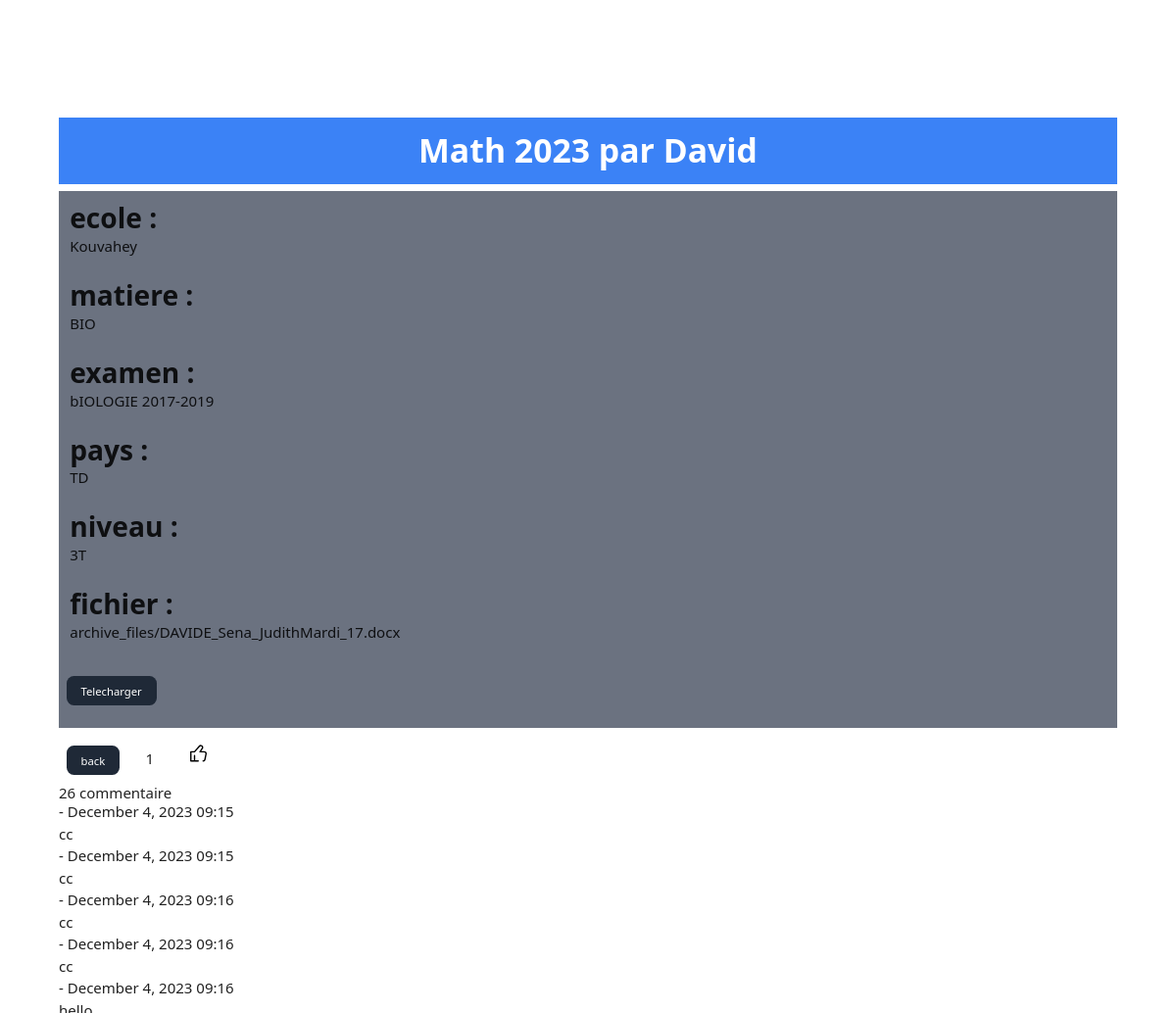
/archive/detail_archive/1/ (signed in, upper part), run on an earlier commit of the app's database.
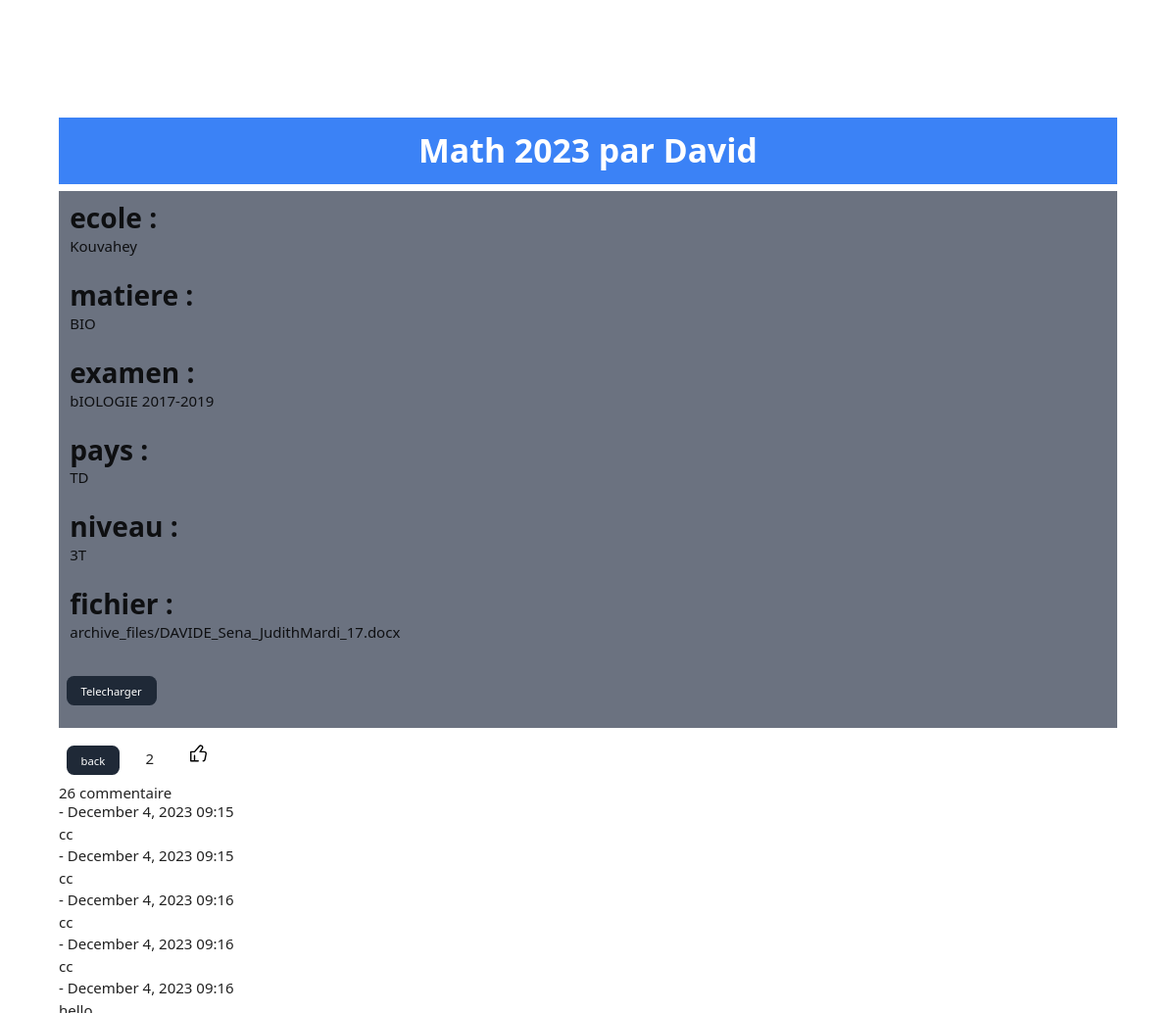
And on a later commit of the database.
### Archive/models.py (models this page shows, shortened)
class Archive(models.Model):
    titre = models.CharField(max_length=255)
    publicateur = models.CharField(max_length=255)
    ecole = models.CharField(max_length=255)
    matiere = models.CharField(max_length=255)
    examen = models.CharField(max_length=255)
    pays = models.CharField(max_length=255)
    niveau = models.CharField(max_length=255)
    fichier = models.FileField(upload_to='archive_files/')
    archive_likes = models.ManyToManyField(User, related_name='archive_like', default="None", blank="True")
    archive_like_count = models.BigIntegerField(default='0')
    download_count = models.PositiveIntegerField(default=0)

### Archive/views.py (the view)
# urls.py: path('detail_archive/<int:archive_id>/', detail_archive, name='detail_archive'),
@login_required
def detail_archive(request, archive_id):
    archive = get_object_or_404(Archive, pk=archive_id)
    commentaire_archive = CommentArchive.objects.filter(archive=archive)
    new_comment_archive = None
    if request.method == 'POST':
        comment_archive_form = ArchiveCommentForm(data=request.POST)
        if comment_archive_form.is_valid():
            new_comment_archive = comment_archive_form.save(commit=False)
            new_comment_archive.archive = archive
            new_comment_archive.save()
    else:
        comment_archive_form = ArchiveCommentForm()
    context = {'archive': archive, 'commentaire_archive': commentaire_archive, 'comment_archive_form': comment_archive_form, 'new_comment_archive': new_comment_archive}
    return render(request, 'archive/detail_archive.html', context)

### templates/archive/detail_archive.html (shortened to what this page needs)
{% extends 'base/base.html' %}
{% load tailwind_filters %}
{% block content %}
<div class="  my-16 py-16 px-16">
    <div class="bg-blue-500 text-white p-4 font-bold text-4xl text-center">
        {{ archive.titre }} par {{ archive.publicateur }}
    </div>
    <p class="bg-gray-500 mt-2 p-3"> <span class="font-bold text-3xl">ecole :</span>  </span> <br> {{ archive.ecole }}</p>
    <p class="bg-gray-500 p-3"> <span class="font-bold text-3xl">matiere :</span>  </span> <br> {{ archive.matiere }}</p>
    <p class="bg-gray-500 p-3"> <span class="font-bold text-3xl">examen :</span>  </span> <br> {{ archive.examen }}</p>
    <p class="bg-gray-500 p-3"> <span class="font-bold text-3xl">pays : </span> </span> <br> {{ archive.pays }}</p>
    <p class="bg-gray-500 p-3"> <span class="font-bold text-3xl">niveau :</span>  </span> <br> {{ archive.niveau }}</p>
    <div class="bg-gray-500 ">
        <p class="bg-gray-500 p-3"> <span class="font-bold text-3xl">fichier :</span>  </span> <br> {{ archive.fichier }}</p>
        <button id="telecharger-archive" class="bg-gray-800 text-white text-xs m-6 py-2 px-4 mx-2 rounded-lg hover:bg-blue-600 transition">Telecharger</a>
    </div>
    <div class="space-x-4 mt-4">
        <a  href="{% url 'home' %}" class="my-4 bg-gray-800 text-white text-xs py-2 px-4 mx-2 rounded-lg hover:bg-blue-600 transition">back</a>
        <span class="" id="like_count">{{archive.archive_like_count}}</span>
        <button class="like-btn pl-4" id="like-button" value="{{ archive.id }}">
        </button>
    </div>
    <div class="py-4">
        <h3>
            <span id="total-commentaires">
                {% with commentaire_archive.count as total_commentaire %}
                    {{ total_commentaire }}
                {% endwith %}
            </span>
            commentaire{{ total_commentaire|pluralize }}
        </h3>
        <div id="commentaires">
            {% for comment in commentaire_archive %}
                <div class="">
                    <p><strong>{{ comment.auteur }}</strong> - {{ comment.date|date:"F j, Y H:i" }}</p>
                    <p>{{ comment.contenu }}</p>
                </div>
            {% endfor %}
        </div>
    </div>
</div>
{% endblock %}

What changed in the data, as far as the page shows it:
changed Archive "David": archive_like_count "1" → "2"
